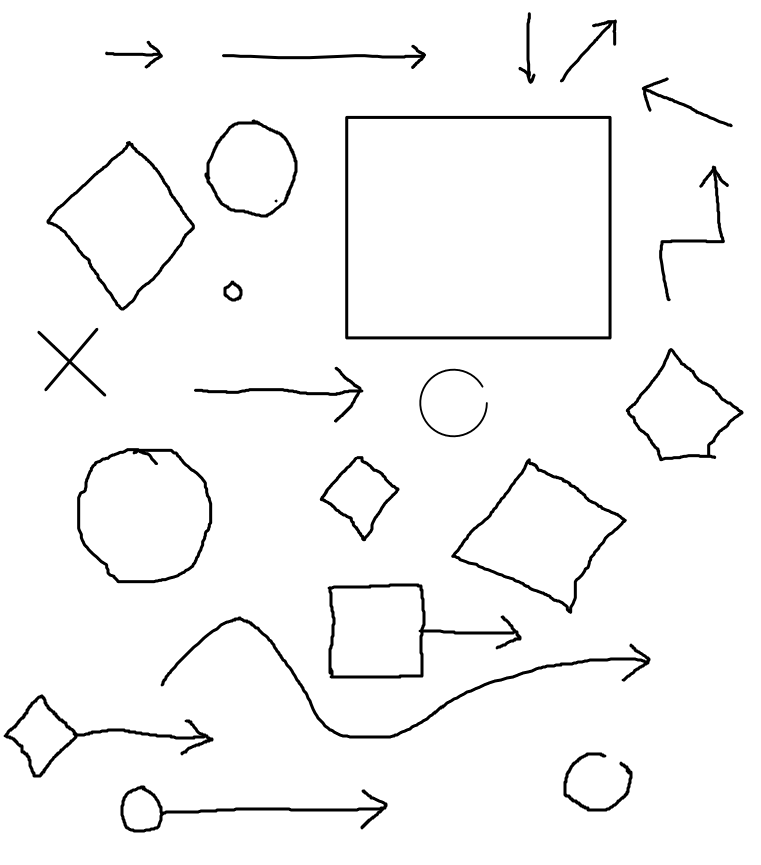
#> input picture resources/hand_drawn_bpmn_shapes.png, 761 x 865 px
$ python -i detect_rectangles.py   (imports and definitions only)   (older library calls are emulated)
#> lines starting #> are read from the running program, lines starting #| are printed output that depends on the picture; after the words box and inside, x2 and y2 are one past the last pixel; in counts of white or black regions, pixels touching at a corner belong together
#> further down, picture is the input picture: shape (865, 761, 3); min 0, max 255, mean 246.7
# USAGE
# python detect_circles.py --image images/simple.png
import cv2
import imutils
import pkg_resources
import numpy as np
import math

# import the necessary packages

# construct the argument parse and parse the arguments
# [1 line that did not run here, left out]
# image_filename = pkg_resources.resource_filename('resources', 'shapes_and_colors.png')
# image_filename = pkg_resources.resource_filename('resources', 'open_rectangle.png')
# [1 line that did not run here, left out]
# image_filename = pkg_resources.resource_filename('resources', 'foo.png')
# image_filename = pkg_resources.resource_filename('resources', 'original.png')
# [1 line that did not run here, left out]

def calc_dist(p2, p1):
      return math.sqrt((p2[1] - p1[1]) ** 2 + (p2[0] - p1[0]) ** 2)

def connect_gaps(image):

  gray = cv2.cvtColor(image,cv2.COLOR_BGR2GRAY)

  gray = np.float32(gray)
  dst = cv2.cornerHarris(gray,2,5,0.04)
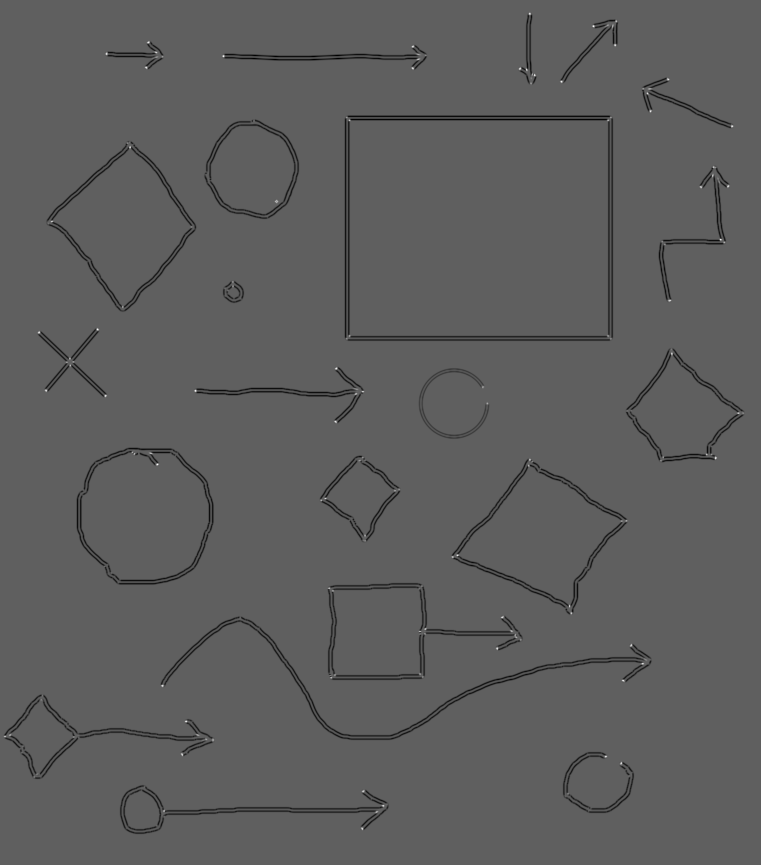
#> dst: shape (865, 761) float32; min -1.3e+10, max 2.17e+10, mean -281827136; drawn with min black and max white

  #result is dilated for marking the corners, not important
  dst = cv2.dilate(dst,None)
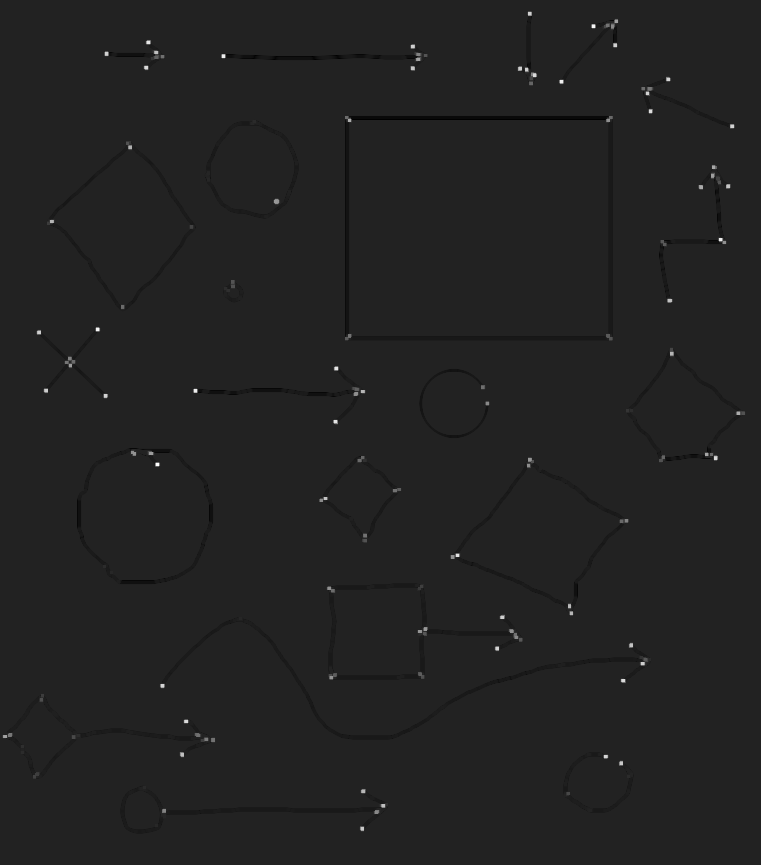
#> dst: shape (865, 761) float32; min -3.37e+09, max 2.17e+10, mean -1840806.1; drawn with min black and max white

  corner_indexes = np.where(dst>0.01*dst.max())
#> corner_indexes = 3692 positions, rows 11 to 831, columns 2 to 745
  result = np.array([[corner_indexes[0][0], corner_indexes[1][0]]])
#> result = [[11, 528]]
  for lower_right_ith in range(len(corner_indexes[0])):
      p1 = np.array([corner_indexes[0][lower_right_ith], corner_indexes[1][lower_right_ith]])
      should_add = True
      for p2 in result:
          if calc_dist(p2, p1) < 15:
              should_add = False

      if should_add:
          result = np.vstack((result, p1))
#> this loop made 3692 passes
#> result on passes 24, 61, 147: [[11, 528], [18, 615]], [[11, 528], [18, 615], [24, 591]], [[11, 528], [18, 615], [24, 591], [40, 146]]
#> p1 on passes 1 to 6: [11, 528], [11, 529], [11, 530], [11, 531], [12, 527], [12, 528]
#> after the loop, result = 100 pairs, first value 11 to 826, second value 8 to 736

  for ith_corner in range(result.shape[0]):
      corner = result[ith_corner]
      sum =0
      # TODO: check that is not at corner of image
      sum += gray[corner[0]-1, corner[1]-1]
      sum += gray[corner[0], corner[1]-1]
      sum += gray[corner[0]+1, corner[1]-1]
      sum += gray[corner[0]-1, corner[1]]
      # sum += gray[corner[0], corner[1]]
      sum += gray[corner[0]+1, corner[1]]
      sum += gray[corner[0]-1, corner[1]+1]
      sum += gray[corner[0], corner[1]+1]
      sum += gray[corner[0]+1, corner[1]+1]

      closest = np.array([100000000000, 10000000000])
      for ith_point in [x for x in range(result.shape[0]) if x != ith_corner]:
          point = result[ith_point]
          dist = calc_dist(corner, point)
          if dist < 20:
              lineThickness = 2
              cv2.line(image, (corner[1], corner[0]), (point[1], point[0]), (0,0,0), lineThickness)
              break
#> this loop made 100 passes
#> (corner, sum) on passes 1 to 12: ([11, 528], 1779), ([18, 615], 1888), ([24, 591], 1718), ([40, 146], 1768), ([43, 613], 880), ([44, 411], 1684), ([51, 105], 1566), ([51, 157], 336), ([54, 221], 1718), ([54, 423], 10), ([65, 144], 1617), ([66, 410], 1663)
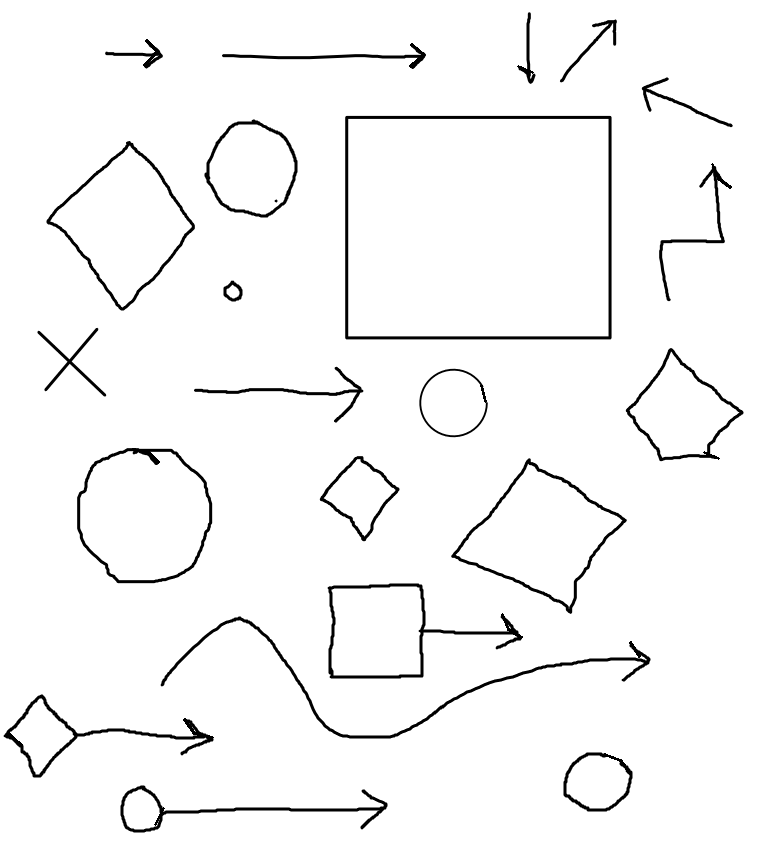
#> image: shape (865, 761, 3); 0.1% of pixels changed, all inside (x1, y1, x2, y2) = (8, 39, 732, 826)
  return image


# load the image, clone it for output, and then convert it to grayscale
# [1 line not run here, left out]
# [1 line that did not run here, left out]
# [1 line that did not run here, left out]
# ratio = image.shape[0] / 800.0
# image = imutils.resize(image, height = 800)

# convert the image to grayscale, blur it, and find edges
# in the image
# [1 line that did not run here, left out]
# [1 line that did not run here, left out]
# [1 line that did not run here, left out]

# cv2.imshow("Canny", edged)

# find contours in the edged image, keep only the largest
# ones, and initialize our screen contour

# [1 line that did not run here, left out]
# [1 line that did not run here, left out]
screenCnt = None

center_points = []
# loop over our contours
# [44 lines not run here, left out]

>>> import cv2
>>> picture = cv2.imread('resources/hand_drawn_bpmn_shapes.png')
>>> result = connect_gaps(picture)

$ run again, on resources/simple_draw.png
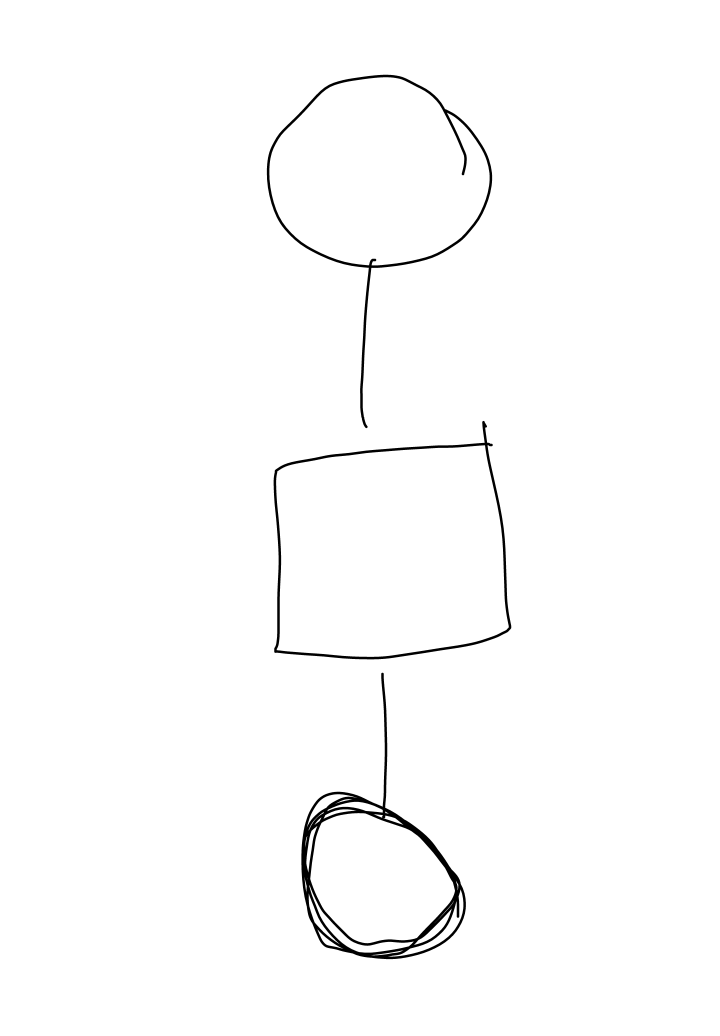
#> input picture resources/simple_draw.png, 1440 x 2072 px (shown at 1/2 size)
#> picture is the input picture: shape (2072, 1440, 3); min 0, max 255, mean 252
#> in connect_gaps, `dst = cv2.cornerHarris(gray,2,5,0.04)`:
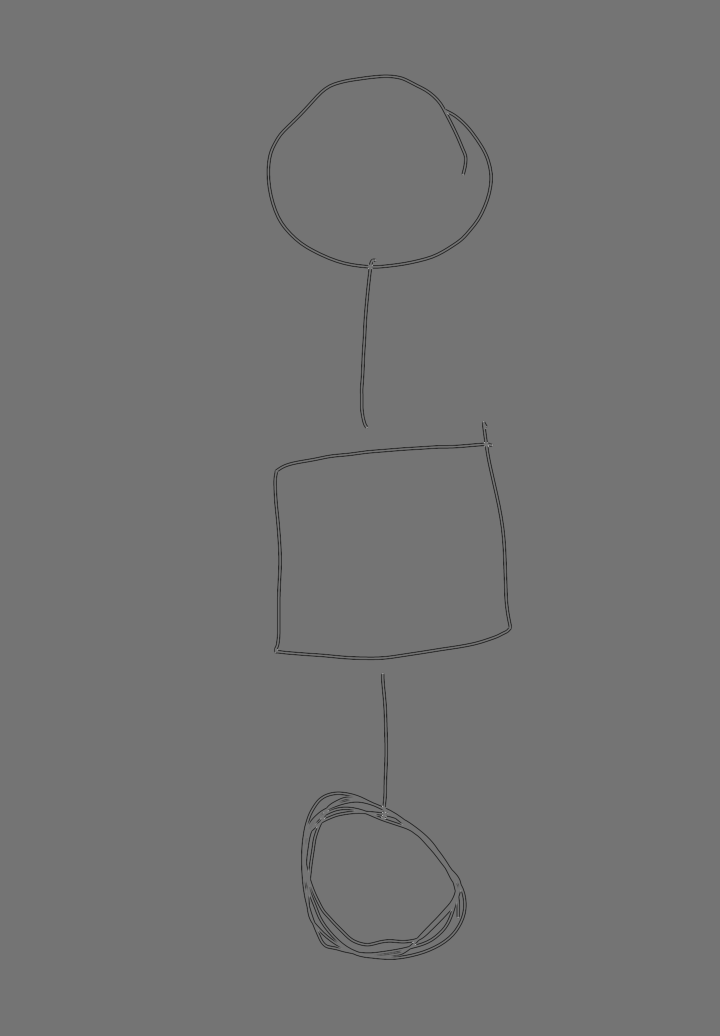
#> dst: shape (2072, 1440) float32 (shown at 1/2 size); min -1.37e+10, max 1.62e+10, mean -68201080; drawn with min black and max white
#> corner_indexes = 1760 positions, rows 224 to 1914, columns 549 to 986
#> in connect_gaps, `result = np.array([[corner_indexes[0][0], corner_indexes[1][0]]])`: result = [[224, 893]]
#> the loop in connect_gaps, `for lower_right_ith in range(len(corner_indexes[0])):` made 1760 passes
#> result on passes 37, 64, 110: [[224, 893], [347, 924]], [[224, 893], [347, 924], [517, 750]], [[224, 893], [347, 924], [517, 750], [528, 736]]
#> after the loop in connect_gaps, `for lower_right_ith in range(len(corner_indexes[0])):`: result = 44 pairs, first value 224 to 1911, second value 552 to 983
#> the loop in connect_gaps, `for ith_corner in range(result.shape[0]):` made 44 passes
#> (corner, sum) on passes 1 to 8: ([224, 893], 127), ([347, 924], 429), ([517, 750], 1132), ([528, 736], 2040), ([841, 965], 1626), ([853, 732], 0), ([853, 974], 1529), ([883, 966], 2040)

$ run again, on resources/soda.png
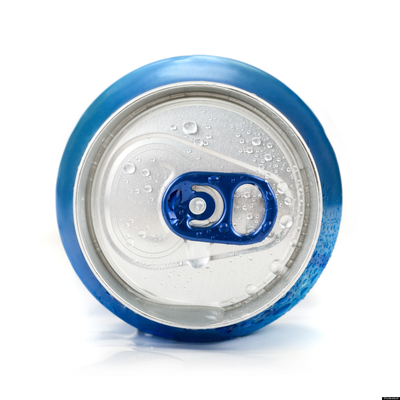
#> input picture resources/soda.png, 400 x 400 px
#> picture is the input picture: shape (400, 400, 3); mean B, G, R 225.9, 219, 210.8
#> in connect_gaps, `dst = cv2.cornerHarris(gray,2,5,0.04)`:
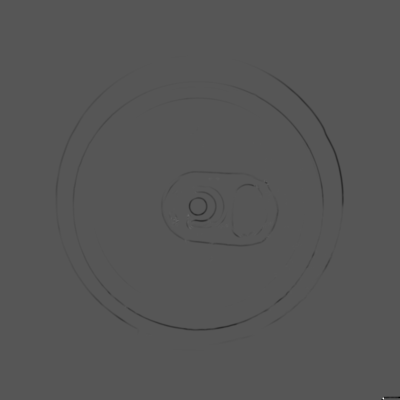
#> dst: shape (400, 400) float32; min -5.75e+09, max 1.12e+10, mean -21618406; drawn with min black and max white
#> corner_indexes = 375 positions, rows 177 to 399, columns 168 to 399
#> in connect_gaps, `result = np.array([[corner_indexes[0][0], corner_indexes[1][0]]])`: result = [[177, 207]]
#> the loop in connect_gaps, `for lower_right_ith in range(len(corner_indexes[0])):` made 375 passes
#> result on passes 34, 73, 82: [[177, 207], [179, 263]], [[177, 207], [179, 263], [191, 194]], [[177, 207], [179, 263], [191, 194], [195, 259]]
#> after the loop in connect_gaps, `for lower_right_ith in range(len(corner_indexes[0])):`: result = 16 rows, first 8: [177, 207], [179, 263], [191, 194], [195, 259], [211, 168], [213, 186], [220, 207], [221, 269]
#> the loop in connect_gaps, `for ith_corner in range(result.shape[0]):` made 16 passes
#> (corner, sum) on passes 1 to 8: ([177, 207], 360), ([179, 263], 1168), ([191, 194], 708), ([195, 259], 1662), ([211, 168], 716), ([213, 186], 402), ([220, 207], 1463), ([221, 269], 548)
#> after the loop in connect_gaps, `for ith_corner in range(result.shape[0]):`:
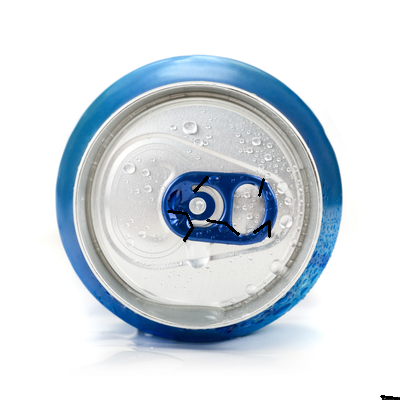
#> image: shape (400, 400, 3); 0.34% of pixels changed, all inside (x1, y1, x2, y2) = (167, 176, 399, 400)
